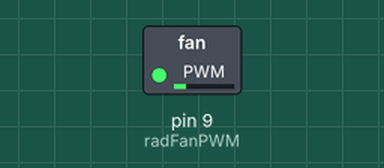
The sketch below on a simulated Arduino Uno, built with avr-gcc and run on an emulated ATmega328P. On the bench: switched loads named in the sketch (green lamp = pin HIGH). What the sketch prints to the serial monitor is not drawn.

Above: at 0.2 s.
At 5.2 s:
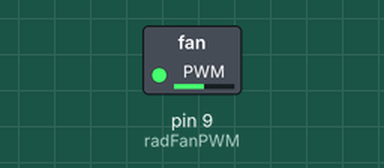
Timing chart, 0 to 6.7 s (numbered marks = the images above):
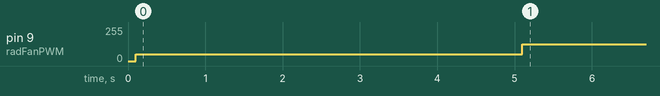

Measured:
- by itself, pin 9 (radFanPWM): 50/255 → 127/255 at 5.1 s

The sketch:

RPMTest.ino
```cpp
// Cool Loops Loop Control
// by: Richard Durante

#include <PWM.h>
#include <stdio.h>
#include <stdlib.h>

const byte radFanPWM = 9;				// fans connected to digital pin 6

const byte fanRPMPin = 3;				// fan RPM readings
const byte fan2RPMPin = 2;				// pump RPM reading

int dutyCycleStart = 50;              // startup duty cycle (0-255)
int dutyCycleRadFan = 127;

// int fanRPM;								// variable to output fan RPM
int rpmCounter;						// counter for number of interrupts (hall effect) per second
int fanRPM;


int32_t pwmFrequency = 24000;                                  // set PWM frequency for system to 27.5kHz

void setup() {
	InitTimersSafe();					// initialize all timers except for 0, to save time keeping functions
	Serial.begin(115200);
	delay(100);

	// RPM Counter Setup
	pinMode(fanRPMPin, INPUT);
	attachInterrupt(fanRPMPin, rpm, RISING);

        // RPM Counter Setup
	pinMode(fan2RPMPin, INPUT);
	attachInterrupt(fan2RPMPin, rpm, RISING);

	// 120mm Radiator Fans Setup
  	SetPinFrequencySafe(radFanPWM,pwmFrequency);
	pinMode(radFanPWM, OUTPUT);
	pwmWrite(radFanPWM,dutyCycleStart);
        delay(5000);
}

// Interrupt to count the fan RPM
void rpm() {
  rpmCounter++;
}


void loop() {

    // Control for PWM
    pwmWrite(radFanPWM,dutyCycleRadFan);

    // RPM Counters for Fans
    rpmCounter = 0;							// reset rotation counter to 0
    sei();									// enable interrupts
    delay(1000);							// pause 1 second
    cli();									// disable interrupts

    fanRPM = (rpmCounter * 60) / 2;			// take count of interrupts over 1 second, multiply by 60 (for minute) and div by 2 for bipolar hall effect sensor
    Serial.print("Fan RPM: ");				// output fan RPM
    Serial.println(fanRPM, DEC);
    delay(1000);

}

int fanRPMOutput(int rpmnum) {


}
```
